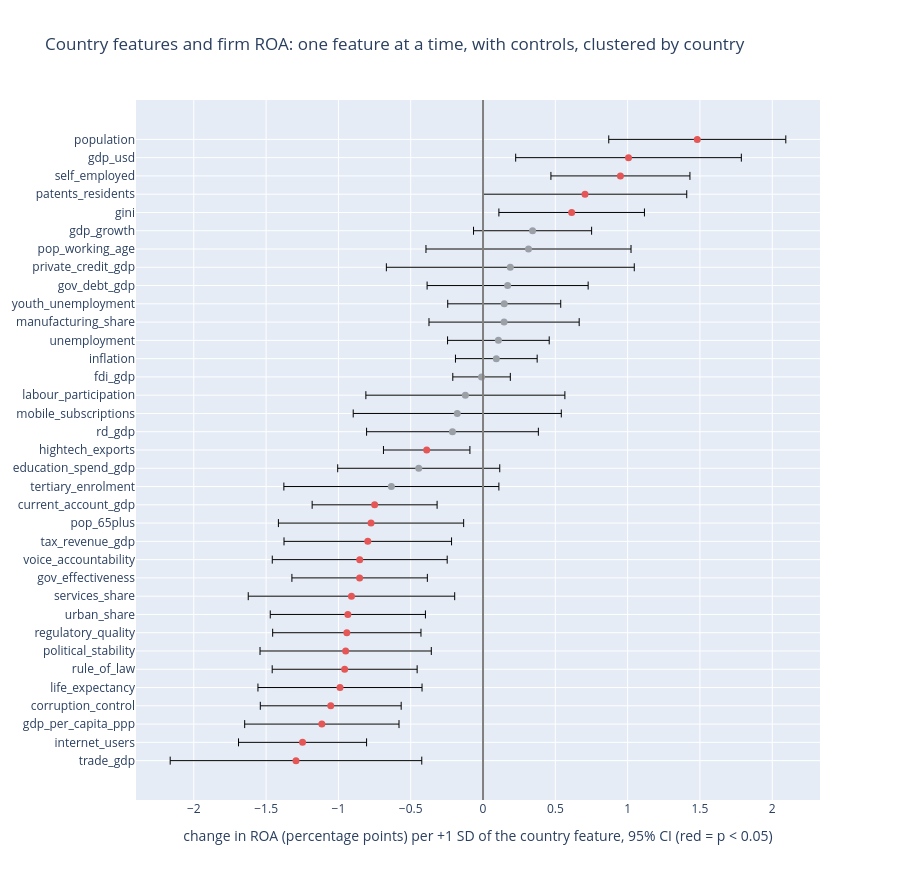

Write notebook code for a chart like this one.
### Code cell
t = one.sort_values("coef (pp ROA per +1 SD)")
fig = go.Figure(go.Scatter(x=t["coef (pp ROA per +1 SD)"], y=t.index, mode="markers", marker=dict(size=7, color=np.where(t.p < 0.05, "#E45756", "#9aa0a6")),
                           error_x=dict(type="data", symmetric=False, array=t.ci_high - t["coef (pp ROA per +1 SD)"], arrayminus=t["coef (pp ROA per +1 SD)"] - t.ci_low, thickness=1)))
fig.add_vline(x=0, line_color="grey")
fig.update_layout(height=880, xaxis_title="change in ROA (percentage points) per +1 SD of the country feature, 95% CI (red = p < 0.05)",
                  title="Country features and firm ROA: one feature at a time, with controls, clustered by country")
fig.show()

### Figure 1 — Plotly figure (JSON) as saved in the notebook; plotly's stock layout.template omitted (floating-point values rounded to 4 significant figures)
{"data": [{"error_x": {"array": [0.8698, 0.4427, 0.5335, 0.4871, 0.5673, 0.5011, 0.5922, 0.5127, 0.5365, 0.7138, 0.4683, 0.6048, 0.5793, 0.6405, 0.432, 0.7434, 0.5603, 0.299, 0.5939, 0.7195, 0.6881, 0.1989, 0.2824, 0.3514, 0.5194, 0.3906, 0.5568, 0.8571, 0.709, 0.4083, 0.5033, 0.7035, 0.4807, 0.7802, 0.6121], "arrayminus": [0.8698, 0.4427, 0.5335, 0.4871, 0.5673, 0.5011, 0.5922, 0.5127, 0.5365, 0.7138, 0.4683, 0.6048, 0.5793, 0.6405, 0.432, 0.7434, 0.5603, 0.299, 0.5939, 0.7195, 0.6881, 0.1989, 0.2824, 0.3514, 0.5194, 0.3906, 0.5568, 0.8571, 0.709, 0.4083, 0.5033, 0.7035, 0.4807, 0.7802, 0.6121], "symmetric": false, "thickness": 1, "type": "data"}, "marker": {"color": ["#E45756", "#E45756", "#E45756", "#E45756", "#E45756", "#E45756", "#E45756", "#E45756", "#E45756", "#E45756", "#E45756", "#E45756", "#E45756", "#E45756", "#E45756", "#9aa0a6", "#9aa0a6", "#E45756", "#9aa0a6", "#9aa0a6", "#9aa0a6", "#9aa0a6", "#9aa0a6", "#9aa0a6", "#9aa0a6", "#9aa0a6", "#9aa0a6", "#9aa0a6", "#9aa0a6", "#9aa0a6", "#E45756", "#E45756", "#E45756", "#E45756", "#E45756"], "size": 7}, "mode": "markers", "type": "scatter", "x": [-1.293, -1.248, -1.115, -1.053, -0.989, -0.9567, -0.9498, -0.9418, -0.9347, -0.9097, -0.8533, -0.8525, -0.7969, -0.7744, -0.7495, -0.6337, -0.4445, -0.3895, -0.2112, -0.1782, -0.1221, -0.01016, 0.09189, 0.1063, 0.1456, 0.1466, 0.1701, 0.1887, 0.3145, 0.3426, 0.613, 0.7052, 0.9501, 1.006, 1.482], "y": ["trade_gdp", "internet_users", "gdp_per_capita_ppp", "corruption_control", "life_expectancy", "rule_of_law", "political_stability", "regulatory_quality", "urban_share", "services_share", "gov_effectiveness", "voice_accountability", "tax_revenue_gdp", "pop_65plus", "current_account_gdp", "tertiary_enrolment", "education_spend_gdp", "hightech_exports", "rd_gdp", "mobile_subscriptions", "labour_participation", "fdi_gdp", "inflation", "unemployment", "manufacturing_share", "youth_unemployment", "gov_debt_gdp", "private_credit_gdp", "pop_working_age", "gdp_growth", "gini", "patents_residents", "self_employed", "gdp_usd", "population"]}], "layout": {"height": 880, "shapes": [{"line": {"color": "grey"}, "type": "line", "x0": 0, "x1": 0, "xref": "x", "y0": 0, "y1": 1, "yref": "y domain"}], "title": {"text": "Country features and firm ROA: one feature at a time, with controls, clustered by country"}, "xaxis": {"title": {"text": "change in ROA (percentage points) per +1 SD of the country feature, 95% CI (red = p < 0.05)"}}}}
